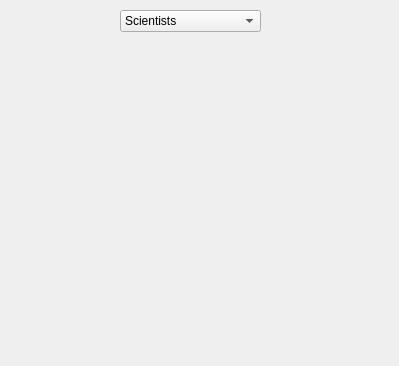
<?xml version="1.0" encoding="UTF-8"?>
<ui version="4.0">
 <class>Search</class>
 <widget class="QDialog" name="Search">
  <property name="geometry">
   <rect>
    <x>0</x>
    <y>0</y>
    <width>399</width>
    <height>366</height>
   </rect>
  </property>
  <property name="windowTitle">
   <string>Dialog</string>
  </property>
  <widget class="QStackedWidget" name="pageStacks">
   <property name="geometry">
    <rect>
     <x>0</x>
     <y>0</y>
     <width>401</width>
     <height>361</height>
    </rect>
   </property>
   <property name="currentIndex">
    <number>1</number>
   </property>
   <widget class="QWidget" name="page">
    <widget class="QCheckBox" name="checkBox">
     <property name="geometry">
      <rect>
       <x>120</x>
       <y>170</y>
       <width>81</width>
       <height>20</height>
      </rect>
     </property>
     <property name="text">
      <string>CheckBox</string>
     </property>
    </widget>
    <widget class="QLineEdit" name="lineEdit">
     <property name="geometry">
      <rect>
       <x>130</x>
       <y>90</y>
       <width>113</width>
       <height>22</height>
      </rect>
     </property>
    </widget>
    <widget class="QRadioButton" name="radioButton">
     <property name="geometry">
      <rect>
       <x>90</x>
       <y>120</y>
       <width>95</width>
       <height>20</height>
      </rect>
     </property>
     <property name="text">
      <string>RadioButton</string>
     </property>
    </widget>
    <widget class="QRadioButton" name="radioButton_2">
     <property name="geometry">
      <rect>
       <x>220</x>
       <y>120</y>
       <width>95</width>
       <height>20</height>
      </rect>
     </property>
     <property name="text">
      <string>RadioButton</string>
     </property>
    </widget>
    <widget class="QRadioButton" name="radioButton_3">
     <property name="geometry">
      <rect>
       <x>90</x>
       <y>250</y>
       <width>95</width>
       <height>20</height>
      </rect>
     </property>
     <property name="text">
      <string>RadioButton</string>
     </property>
    </widget>
    <widget class="QRadioButton" name="radioButton_4">
     <property name="geometry">
      <rect>
       <x>220</x>
       <y>250</y>
       <width>95</width>
       <height>20</height>
      </rect>
     </property>
     <property name="text">
      <string>RadioButton</string>
     </property>
    </widget>
    <widget class="QWidget" name="verticalLayoutWidget">
     <property name="geometry">
      <rect>
       <x>0</x>
       <y>69</y>
       <width>351</width>
       <height>291</height>
      </rect>
     </property>
     <layout class="QVBoxLayout" name="verticalLayout"/>
    </widget>
   </widget>
   <widget class="QWidget" name="page_2"/>
  </widget>
  <widget class="QComboBox" name="searchComboBox">
   <property name="geometry">
    <rect>
     <x>120</x>
     <y>10</y>
     <width>141</width>
     <height>22</height>
    </rect>
   </property>
   <item>
    <property name="text">
     <string>Scientists</string>
    </property>
   </item>
   <item>
    <property name="text">
     <string>Computers</string>
    </property>
   </item>
  </widget>
 </widget>
 <resources/>
 <connections/>
</ui>
